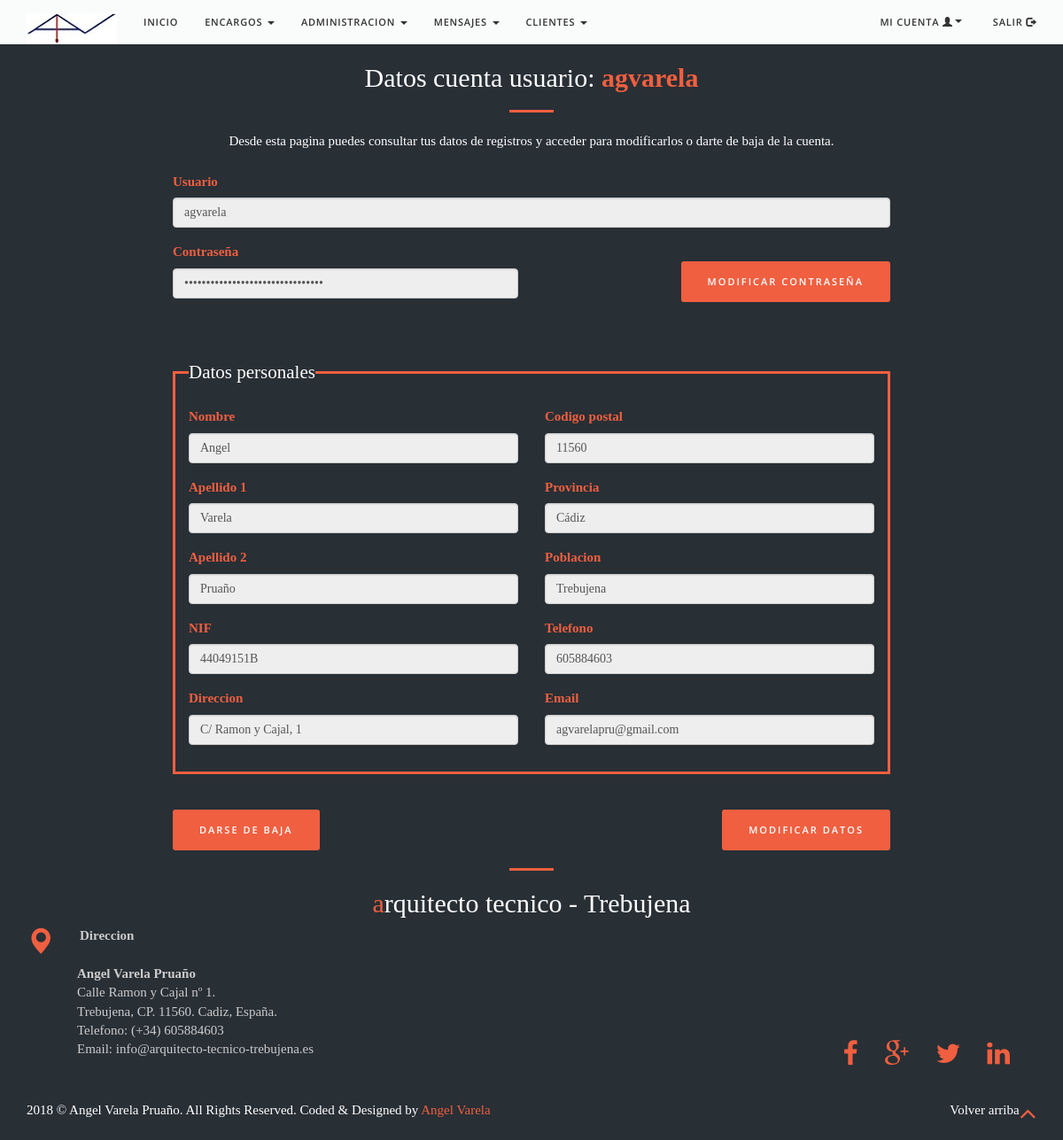
/pagina.php?p=verdatos (signed in), run on the app's committed database.
### tables this page shows
CREATE TABLE IF NOT EXISTS `usuarios` (
  `usuarios_id` int(10) NOT NULL AUTO_INCREMENT,
  `usuarios_nombre` varchar(100) NOT NULL,
  `usuarios_apellido1` varchar(100) NOT NULL,
  `usuarios_apellido2` varchar(100) NOT NULL,
  `usuarios_nif` varchar(9) NOT NULL,
  `usuarios_direccion` varchar(100) NOT NULL,
  `usuarios_cp` int(5) NOT NULL,
  `usuarios_poblacion` int(4) NOT NULL,
  `usuarios_provincia` int(2) NOT NULL,
  `usuarios_telefono` int(9) NOT NULL,
  `usuarios_email` varchar(100) NOT NULL,
  `usuarios_titulacion` varchar(100) DEFAULT NULL,
  `usuarios_colegio` varchar(100) DEFAULT NULL,
  `usuarios_num_colegiado` varchar(20) DEFAULT NULL,
  `usuarios_perfil` varchar(25) NOT NULL DEFAULT 'Cliente',
  `usuarios_usuario` varchar(100) NOT NULL,
  `usuarios_pass` varchar(100) NOT NULL,
  `usuarios_bloqueado` tinyint(4) NOT NULL DEFAULT '1',
  `usuarios_fecha_alta` timestamp NOT NULL DEFAULT CURRENT_TIMESTAMP,
  `usuarios_fecha_nacimiento` date NOT NULL,
  PRIMARY KEY (`usuarios_id`),
  UNIQUE KEY `usuarios_nif` (`usuarios_nif`)
);

CREATE TABLE IF NOT EXISTS `provincias` (
  `id` int(10) unsigned NOT NULL AUTO_INCREMENT,
  `slug` varchar(50) NOT NULL,
  `provincia` varchar(255) NOT NULL,
  `comunidad_id` int(10) unsigned NOT NULL,
  `capital_id` int(11) NOT NULL DEFAULT '-1',
  PRIMARY KEY (`id`),
  UNIQUE KEY `IDX_provincia` (`provincia`),
  KEY `FK_provincias` (`comunidad_id`)
);

CREATE TABLE IF NOT EXISTS `municipios` (
  `provincia_id` int(10) unsigned NOT NULL,
  `municipio` varchar(255) NOT NULL,
  `id` int(10) unsigned NOT NULL AUTO_INCREMENT,
  `slug` varchar(255) NOT NULL,
  `latitud` double DEFAULT NULL,
  `longitud` double DEFAULT NULL,
  PRIMARY KEY (`id`),
  UNIQUE KEY `IDX_municipio` (`provincia_id`,`municipio`),
  UNIQUE KEY `slug` (`slug`)
);

### privado/verdatos.php (the view, shortened to what this page needs)
<br><br>
<?php
$conexion=mysqli_connect(DBHOST,DBUSER,DBPASS,DBNAME) or die("Problemas con la conexión.");
  mysqli_set_charset($conexion,"utf8");
?>
    <div class="container">
        <div class="section-title text-center">
          <h2 class="bottombrand wow flipInX">Datos cuenta usuario: <b style="color: #f05f40;"><?php echo " ".$_SESSION["usuario"]." "; ?></b></h2>
          <hr class="primary">
      		<p>
      			Desde esta pagina puedes consultar tus datos de registros y acceder para modificarlos o darte de baja de la cuenta.
      		</p>
      </div>
</div>
<div class="col-md-8 registro">
<?php
$consulta_mysql=mysqli_query($conexion,"select * from usuarios where usuarios_usuario='".$_SESSION["usuario"]."'") or
die("Problemas en el select:".mysqli_error($conexion));
while($reg=mysqli_fetch_array($consulta_mysql)){
 ?>
    <form method="post" action="?p=bajacuenta" id="contactform" >
      <div class="form-group">
        <label for="nick">Usuario</label>
        <input  class="form-control" readonly type="text" name="nick" id="nick" placeholder="Usuario" pattern="[.-_A-Za-z0-9 ñÑ]{1,50}"  title="Introduzca nombre de usuario .-_A-Za-z0-9 ñÑ" required autofocus value="<?php echo $reg['usuarios_usuario'];?>"/>
      </div>
      <div class="row">
          <div class="col-md-6">
      <div class="form-group">
        <label for="pass">Contraseña</label>
        <input  class="form-control" readonly type="password"  name="pass" id="pass"  placeholder="Contraseña" pattern="[.-_A-Za-z0-9 ñÑ]{1,50}"  title="Introduzca contraseña .-_A-Za-z0-9 ñÑ" required value="<?php echo $reg['usuarios_pass'];?>"/>
    </div>
      </div>
      <div class="col-md-6">
    <input  class="contact submit btn btn-primary btn-xl" type="submit" id="enviar" name="modpass" formaction="pagina.php?p=modpass" value="Modificar contraseña" style="margin-top:6%;float:right;"/>
    </div>
    </div>
<br><br>
<fieldset>
<legend>Datos personales</legend>
        <div class="row">
            <div class="col-md-6">
                <div class="form-group">
                  <label for="nombre">Nombre</label>
                  <input  class="form-control" disabled type="text" name="nombre" id="nombre" placeholder="Nombre" pattern="[ A-Za-z ñÑ]{1,50}"  title="Introduzca nombre"  required value="<?php echo $reg['usuarios_nombre'];?>"/>
                </div>
                <div class="form-group">
                  <label for="apellido1">Apellido 1</label>
                  <input class="form-control" disabled type="text" name="apellido1" id="apellido1" placeholder="Apellido 1" pattern="[ A-Za-z ñÑ]{1,50}"  title="Introduzca el apellido 1"   required value="<?php echo $reg['usuarios_apellido1'];?>"/>
                </div>
                <div class="form-group">
                  <label for="apellido2">Apellido 2</label>
                  <input class="form-control" disabled type="text" name="apellido2" id="apellido2" placeholder="Apellido 2" pattern="[ A-Za-z ñÑ]{1,50}"  title="Introduzca el apellido 2"  required value="<?php echo $reg['usuarios_apellido2'];?>"/>
                </div>
                <div class="form-group">
                  <label for="nif">NIF</label>
                  <input class="form-control" disabled type="text" name="nif" id="nif" placeholder="NIF" pattern="(([X-Zx-z]{1})([-]?)(\d{7})([-]?)([A-Za-z]{1}))|((\d{8})([-]?)([A-Za-z]{1}))|(([A-Za-z]{1})(\d{8}))"  title="Introduzca su NIF 00000000A"  required value="<?php echo $reg['usuarios_nif'];?>"/>
                </div>
                <div class="form-group">
                  <label for="direccion">Direccion</label>
                  <input class="form-control" disabled type="text" name="direccion" id="direccion" placeholder="Direccion" pattern="[ A-Za-zñÑ0-9,./-]{1,100}"  title="Introduzca la Direccion A-Z 0-9 ,.-/"  required value="<?php echo $reg['usuarios_direccion'];?>"/>
                </div>
            </div>
            <div class="col-md-6">
                <div class="form-group">
                  <label for="cp">Codigo postal</label>
                  <input class="form-control" disabled type="text" name="cp" id="cp" placeholder="CP" pattern="[0-9]{5}"  title="Introduzca su codigo postal"  required value="<?php echo $reg['usuarios_cp'];?>"/>
                </div>
                <div class="form-group">
                  <label for="provincia" id="provi">Provincia</label>
                  <?php
                  $consulta_mysql=mysqli_query($conexion,"select * from provincias") or
                  die("Problemas en el select:".mysqli_error($conexion));
                  while($reg3=mysqli_fetch_array($consulta_mysql)){
if($reg3["id"]==$reg['usuarios_provincia']){
?>
<input class="form-control" disabled type="text" name="provincia" id="provincia" placeholder="Provincia" pattern="[0-9]{5}"  title="Introduzca su provincia"  required value="<?php echo $reg3['provincia'];?>"/>
<?php
}
                  }
                  ?>
                </div>
                <div class="form-group">
                  <label for="poblacion" id="pobla" >Poblacion</label>
										<?php
										$consulta_mysql2=mysqli_query($conexion,"select * from municipios") or
										die("Problemas en el select:".mysqli_error($conexion));
										while($reg2=mysqli_fetch_array($consulta_mysql2)){
											if($reg2["id"]==$reg['usuarios_poblacion']){
                        ?>
                        <input class="form-control" disabled type="text" name="poblacion" id="poblacion" placeholder="Poblacion" pattern="[0-9]{5}"  title="Introduzca su poblacion"  required value="<?php echo $reg2['municipio'];?>"/>
                        <?php
											}
										}
										?>
                </div>
                <div class="form-group">
                  <label for="telefono">Telefono</label>
                  <input class="form-control" disabled type="text" name="telefono" id="telefono" placeholder="Telefono" pattern="[0-9]{9}"  title="Introduzca su numero de telefono"  required value="<?php echo $reg['usuarios_telefono'];?>"/>
                </div>
                <div class="form-group">
                  <label for="email">Email</label>
                  <input class="form-control" disabled type="email" name="email" id="email" placeholder="correo@ejemplo.com" required pattern= "[a-zA-Z0-9_]+([.][a-zA-Z0-9_]+)*@[a-zA-Z0-9_]+([.][a-zA-Z0-9_]+)*[.][a-zA-Z]{1,5}" title="Introduzca este formato correo@ejemplo.com" value="<?php echo $reg['usuarios_email'];?>"/>
                </div>
            </div>
        </div>
  </fieldset>
  <br>
  <div class="text-right">
<button   class="contact submit btn btn-primary btn-xl"   style="float:left" type="button" id="baja" data-toggle="modal" data-target="#myModal" name="baja"  value="Darse de baja"/>Darse de baja</button>
    <input class="contact submit btn btn-primary btn-xl"  formaction="?p=moddatos" type="submit" id="modificar" name="modificar"  value="Modificar datos"/>
  </div>
                </form>
              </div>
<br><br>
<?php
}
?>

### pagina.php (shortened to what this page needs)
<?php
    $pagina = isset($_GET['p']) ? strtolower($_GET['p']) : 'menu';
if(empty($_SESSION["pass"]) & empty($_SESSION["usuario"]) & empty($_SESSION["perfil"])){
    require_once 'privado/header2.php';
    require_once 'privado/erroruser.php';
}else{
  require_once 'privado/header.php';
  require_once 'privado/'.$pagina . '.php';
}
   require_once 'privado/footer.php';
?>

### privado/header.php (shortened to what this page needs)
<!doctype html>
<html lang="es">
<head>
<link rel="stylesheet" href="css/bootstrap.min.css" type="text/css">
<link rel="stylesheet" href="font-awesome/css/font-awesome.min.css" type="text/css">
<link rel="stylesheet" href="css/animate.min.css" type="text/css">
<link rel="stylesheet" href="css/style.css" type="text/css">
<link rel="stylesheet" href="css/style2.css" type="text/css">
</head>
<body id=home>
<nav id="mainNav" class="navbar navbar-default navbar-fixed-top">
<div class="container">
 <div class="navbar-header">
   <a class="navbar-brand page-scroll" href="?=index.html"><img src="img/logo3.jpg"  alt="arquitecto tecnico-Trebujena"></a>
 </div>
 <div class="collapse navbar-collapse navbar-ex1-collapse" >
   <ul class="nav navbar-nav navbar-left">
     <li class="dropdown"><a class="dropdown-scroll" href="?p=menu" id="ini">Inicio </a></li>
<?php if($_SESSION["perfil"]=="Administrador" || $_SESSION["perfil"]=="Tecnico"){ ?>
     <li class="dropdown"><a class="dropdown-toggle" data-toggle="dropdown" href="#" id="ini">Encargos <span class="caret"></span></a>
     </li>
   <?php }else{
     ?>
<li class="dropdown"><a class="dropdown-scroll" href="?p=encargos/buscarencargos" id="ini">Encargos </a></li>
     <?php
   } ?>
     <li class="dropdown"><a class="dropdown-toggle" data-toggle="dropdown" href="#" id="ini">Administracion <span class="caret"></span></a>
     </li>
   <li class="dropdown"><a class="dropdown-toggle" data-toggle="dropdown" href="#" id="ini">Mensajes <span class="caret"></span></a>
   </li>
   <?php if($_SESSION["perfil"]=="Administrador" || $_SESSION["perfil"]=="Tecnico"){ ?>
   <li class="dropdown"><a class="dropdown-toggle" data-toggle="dropdown" href="#" id="ini">Clientes <span class="caret"></span></a>
   </li>
 <?php }?>
     </ul>
   <ul class="nav navbar-nav navbar-right">
     <li class="dropdown">
 <a class="dropdown-toggle" data-toggle="dropdown" href="" id="ini" style="margin-left:5px;">Mi cuenta <span class="glyphicon glyphicon-user"></spam><span class="caret"></span></a>
     </li>
     <li>
 <a class="page-scroll" href="?p=salir" id="ini" style="margin-left:5px;">Salir <span class="glyphicon glyphicon-log-out"></spam></a>
     </li>
   </ul>
 </div>
</div>
</nav>

### privado/footer.php (shortened to what this page needs)
<div class="bg-dark">
<div class="container">
<div class="row">
	<div class="col-md-12 text-center">
    <hr>
		<h1 class="bottombrand wow flipInX">arquitecto tecnico - Trebujena</h1>
    <div  style="text-align:left;" >
        <address>
    <span class="glyphicon glyphicon-map-marker" id="social-left"></span><strong>Direccion</strong><br>
            <br>
            <div class="direccion">
            <b>  Angel Varela Pruaño</b> <br>
              Calle Ramon y Cajal nº 1. <br>
              Trebujena, CP. 11560. Cadiz, España.<br>
              Telefono: (+34) 605884603<br>
              Email: info@arquitecto-tecnico-trebujena.es
              <div class="social" >
                  <a href="https://www.linkedin.com/in/angel-varela-prua%C3%B1o-a6922073/"><span class="fa fa-linkedin" id="social"></span></a>
                  <a href="https://twitter.com/arquitectrebu"><span class="fa fa-twitter" id="social"></span></a>
                      <a href="https://plus.google.com/+AngelVarelaPrua%C3%B1o?hl=es-419"><span class="fa fa-google-plus" id="social"></span></a>
                  <a href="https://www.facebook.com/Angel-Varela-Prua%C3%B1o-Arquitecto-Tecnico-Trebujena-126221484146945/"><span class="fa fa-facebook" id="social"></span></a>
                </div>
            </div>
          </address>
      </div>
<br>
		 <p style="float:left;">2018 © Angel Varela Pruaño. All Rights Reserved. Coded & Designed by <a href="http://www.agvarelapru.esy.es">Angel Varela</a></p>
     <div class="pull-right">
         <a href="#home" class="back">Volver arriba <span class="fa fa-angle-up" id="social-right"></span></a>
     </div>
	</div>
</div>
</div>
</div>
</body>
</html>

### css/style.css (style rules this page uses)
html,body { width:100%; height:100%; }
body { font-family:Open Sans,'Helvetica Neue',Arial,sans-serif; font-size:15px; color:#777; line-height:1.7; }
hr { max-width:50px; border-color:#f05f40; border-width:3px; }
a { color:#f05f40; -webkit-transition:all .35s; -moz-transition:all .35s; transition:all .35s; }
h1,h2,h3,h4,h5,h6 { font-family:'Dosis','Helvetica Neue',Arial,sans-serif; }
p { margin-bottom:20px; }
.btn { padding:16px 30px; margin-top:15px; }
.bg-dark { color:#ccc; background-color:#282f35; }
.navbar-default { border-color:rgba(34,34,34,.05); font-family:'Open Sans','Helvetica Neue',Arial,sans-serif; background-color:#fff; -webkit-transition:all .35s; -moz-transition:all .35s; transition:all .35s; }
.navbar-default .navbar-header .navbar-brand { text-transform:uppercase; font-family:'Open Sans','Helvetica Neue',Arial,sans-serif; font-weight:700; color:#f05f40; }
.navbar-default .nav>li>a,.navbar-default .nav>li>a:focus { text-transform:uppercase; font-size:11px; font-weight:600; color:#222; letter-spacing:0.8px; }
@media (min-width:768px) { .navbar-default { border:0; background-color:rgba(255,255,255,0.98); box-shadow:0 1px 0px rgba(0,0,0,0.03); } }
@media (min-width:768px) { .navbar-default .nav>li>a,.navbar-default .nav>li>a:focus { color:#333; } }
.btn-primary { border-color:#f05f40; color:#fff; background-color:#f05f40; -webkit-transition:all .35s; -moz-transition:all .35s; transition:all .35s; }
.btn { border:0; border-radius:300px; text-transform:uppercase; font-family:'Open Sans','Helvetica Neue',Arial,sans-serif; font-weight:700; }
.btn-xl { padding:15px 30px; }
body { webkit-tap-highlight-color:#222; }
.btn { font-size:11px; text-transform:uppercase; letter-spacing:2px; border-radius:3px; font-weight:600; -webkit-transition:all .3s ease-in-out; -moz-transition:all .3s ease-in-out; transition:all .3s ease-in-out; }
h1.bottombrand { font-family:"Century Gothic"; color:#fff; font-size:30px; margin-top:0; }
h1.bottombrand:first-letter { color:#f05f40; }
#social-left { color: #f05f40; float:left; font-size:200%; margin-left:0%; letter-spacing: 1em; }
#social-right { color: #f05f40; float:right; font-size:200%; text-align: right; }
.fa-angle-up { color:color: #f05f40; }
.direccion { margin-left: 5%; }

### css/style2.css (style rules this page uses)
body { background-color: #282f35; font-family:Century Gothic; }
h2 { color:white; font-family:Century Gothic; }
p { color:white; font-family:Century Gothic; }
.back { color:white; }
.social { float:right; }
#social { color: #f05f40; float:right; font-size:200%; margin-left:0%; letter-spacing: 1em; }
#social-left { color: #f05f40; float:left; font-size:200%; margin-left:0%; letter-spacing: 1em; }
#social-right { color: #f05f40; float:right; font-size:200%; text-align: right; }
.fa-angle-up { color:color: #f05f40; }
.direccion { margin-left: 5%; }
.registro { width: 70%; margin-left: 15%; }
legend { color:white; }
fieldset { border:3px solid #f05f40; padding-bottom: 1em; padding-left: 1em; padding-right: 1em; }
legend { border-bottom:0px solid #f05f40; color:white; width: auto; }
label { color:#f05f40; }

### data on the page
usuarios: nick "agvarela", nombre "Angel", apellido1 "Varela", apellido2 "Pruaño", nif "44049151B", direccion "C/ Ramon y Cajal, 1", cp "11560", telefono "605884603", email "agvarelapru@gmail.com"
provincias: provincia "Cádiz"
municipios: poblacion "Trebujena"

### other printed values
$_SESSION["usuario"] "agvarela"
